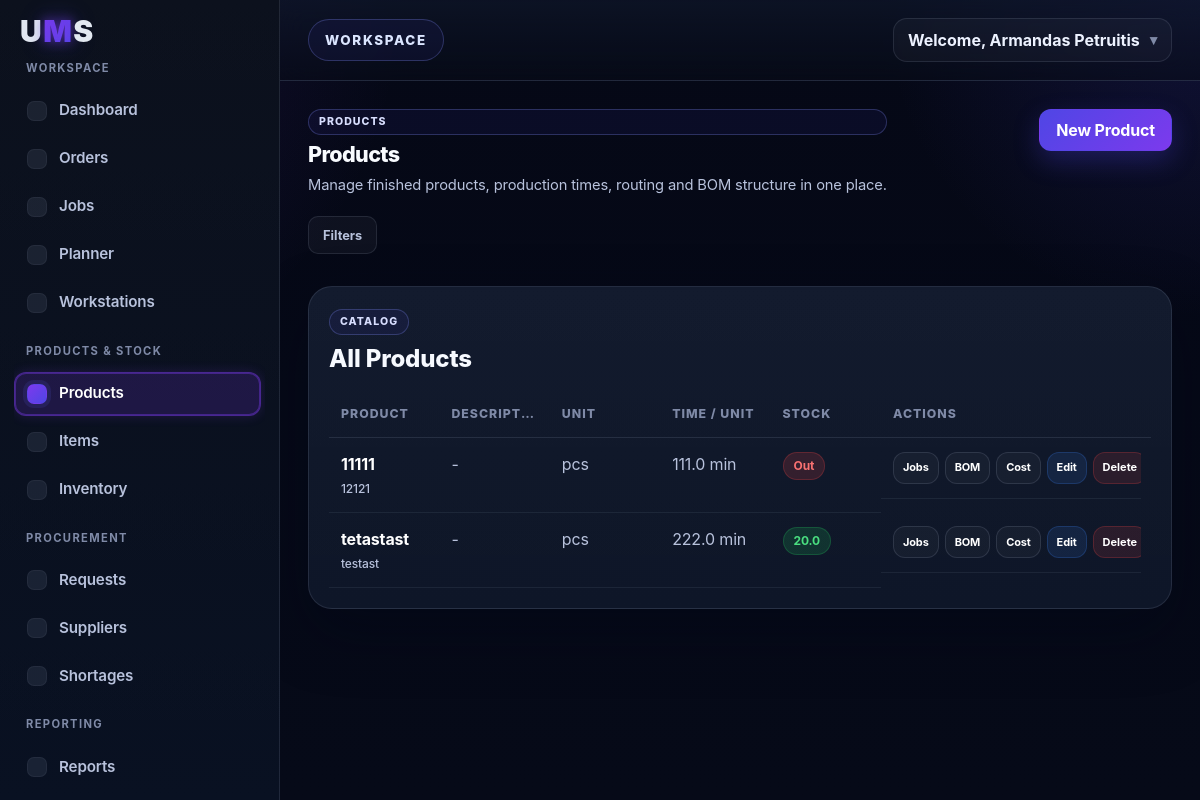
Screenshot of /products (signed in) with the database file from the repository.
### tables this page shows
CREATE TABLE products (
        id INTEGER PRIMARY KEY AUTOINCREMENT,
        product_code TEXT NOT NULL,
        product_name TEXT NOT NULL,
        description TEXT,
        measurement_unit TEXT NOT NULL
    , time_per_unit REAL NOT NULL DEFAULT 0, stock_quantity REAL NOT NULL DEFAULT 0, company_id INTEGER);

### app.py (the view)
@app.route("/products")
def products():
    if not is_logged_in():
        return redirect(url_for("login"))
    company_id = get_company_id()
    product_code = request.args.get("product_code", "").strip()
    product_name = request.args.get("product_name", "").strip()
    conn = sqlite3.connect("database.db")
    cursor = conn.cursor()
    query = """
        SELECT
            id,
            product_code,
            product_name,
            description,
            measurement_unit,
            time_per_unit,
            stock_quantity
        FROM products
        WHERE company_id = ?
    """
    params = [company_id]
    if product_code:
        query += " AND product_code LIKE ?"
        params.append(f"%{product_code}%")
    if product_name:
        query += " AND product_name LIKE ?"
        params.append(f"%{product_name}%")
    query += " ORDER BY id DESC"
    cursor.execute(query, params)
    rows = cursor.fetchall()
    conn.close()
    products = []
    for row in rows:
        products.append({
            "id": row[0],
            "product_code": row[1],
            "product_name": row[2],
            "description": row[3],
            "measurement_unit": row[4],
            "time_per_unit": row[5] if row[5] is not None else 0,
            "stock_quantity": row[6] if row[6] is not None else 0
        })
    filters = {
        "product_code": product_code,
        "product_name": product_name
    }
    return render_template(
        "products.html",
        products=products,
        filters=filters,
        active_page="products"
    )

### app.py (called while the page is built, shortened)
def is_logged_in():
    return "user_id" in session

def get_company_id():
    company_id = session.get("company_id")
    if not company_id:
        raise ValueError("Missing company_id in session.")
    return company_id

def get_current_user_role():
    return (session.get("user_role") or "worker").strip().lower()

def get_role_default_permissions(role):
    return set(ROLE_DEFAULT_PERMISSIONS.get((role or "worker").lower(), set()))

def get_user_permission_overrides(user_id):
    conn = sqlite3.connect("database.db")
    cursor = conn.cursor()
    cursor.execute("""
        SELECT permission_key, allowed
        FROM user_permissions
        WHERE user_id = ?
    """, (user_id,))
    rows = cursor.fetchall()
    conn.close()
    overrides = {}
    for permission_key, allowed in rows:
        overrides[permission_key] = bool(allowed)
    return overrides

def get_effective_permissions(user_id=None, role=None):
    if user_id is None:
        user_id = session.get("user_id")
    if role is None:
        role = get_current_user_role()
    permissions = set(get_role_default_permissions(role))
    overrides = get_user_permission_overrides(user_id)
    for permission_key, allowed in overrides.items():
        if allowed:
            permissions.add(permission_key)
        else:
            permissions.discard(permission_key)
    return permissions

@app.context_processor
def inject_permissions():
    effective_permissions = get_effective_permissions()
    return {
        "current_user_role": get_current_user_role(),
        "effective_permissions": effective_permissions,
        "has_permission_ui": lambda permission_key: permission_key in effective_permissions,
        "all_permission_keys": ALL_PERMISSION_KEYS,
    }

### templates/products.html (shortened to what this page needs)
{% extends "base.html" %}
{% block content %}
<div class="jobs-header">
  <div class="jobs-header-left">
    <span class="eyebrow-label">Products</span>
    <h1>Products</h1>
    <p>Manage finished products, production times, routing and BOM structure in one place.</p>
  </div>
  <div class="jobs-header-right">
    <a href="{{ url_for('new_product') }}" class="dashboard-btn primary">New Product</a>
  </div>
</div>
<div class="filters-wrapper section-spacing">
  <button type="button" class="filters-toggle-btn" aria-expanded="false">
    Filters
  </button>
</div>
<div class="dashboard-table-card">
  <div class="card-header">
    <div>
      <span class="card-kicker">Catalog</span>
      <h4>All Products</h4>
    </div>
  </div>
  <div class="table-wrapper">
    <table class="orders-table products-table">
      <thead>
        <tr>
          <th>Product</th>
          <th>Description</th>
          <th>Unit</th>
          <th>Time / Unit</th>
          <th>Stock</th>
          <th>Actions</th>
        </tr>
      </thead>
      <tbody>
        {% if products %}
          {% for product in products %}
            <tr>
              <td data-label="Product">
                <div class="product-cell">
                  <strong>{{ product.product_name }}</strong>
                  <span class="product-sub">{{ product.product_code }}</span>
                </div>
              </td>
              <td data-label="Description" class="product-description-cell" title="{{ product.description if product.description else '-' }}">
                {{ product.description if product.description else "-" }}
              </td>
              <td data-label="Unit">
                {{ product.measurement_unit }}
              </td>
              <td data-label="Time / Unit">
                {{ product.time_per_unit }} min
              </td>
              <td data-label="Stock">
                {% if product.stock_quantity <= 0 %}
                  <span class="stock-badge danger">Out</span>
                {% elif product.stock_quantity < 10 %}
                  <span class="stock-badge warning">{{ product.stock_quantity }}</span>
                {% else %}
                  <span class="stock-badge ok">{{ product.stock_quantity }}</span>
                {% endif %}
              </td>
              <td data-label="Actions" class="actions-cell product-actions-cell">
                <a href="{{ url_for('product_jobs', product_id=product.id) }}" class="table-action-btn btn-neutral action-btn-compact">Jobs</a>
                <a href="{{ url_for('product_bom', product_id=product.id) }}" class="table-action-btn btn-neutral action-btn-compact">BOM</a>
                <a href="{{ url_for('product_cost', product_id=product.id) }}" class="table-action-btn btn-neutral action-btn-compact">Cost</a>
                <a href="{{ url_for('edit_product', product_id=product.id) }}" class="table-action-btn btn-edit action-btn-compact">Edit</a>
                <form method="POST"
                      action="{{ url_for('delete_product', product_id=product.id) }}"
                      class="inline-form"
                      onsubmit="return confirm('Are you sure you want to delete this product?');">
                  <button type="submit" class="table-action-btn btn-delete action-btn-compact">Delete</button>
                </form>
              </td>
            </tr>
          {% endfor %}
        {% else %}
          <tr>
            <td colspan="6" class="empty-table-message">No products found.</td>
          </tr>
        {% endif %}
      </tbody>
    </table>
  </div>
</div>
{% endblock %}

### rows the page displays
products: product_name "11111", product_code "12121", description "-", measurement_unit "pcs", time_per_unit "111.0", stock_quantity "Out"
products: product_name "tetastast", product_code "testast", description "-", measurement_unit "pcs", time_per_unit "222.0", stock_quantity "20.0"

### other values shown
{{ session.get('user_name') }} "Armandas Petruitis"
